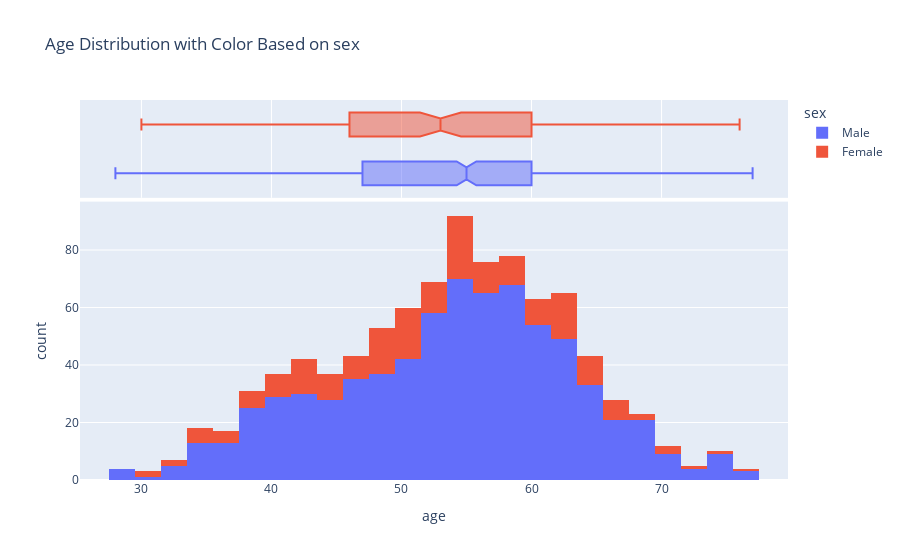

The cell this chart's notebook holds for it:
### Code cell
# Plot age distribution with color based on sex using plotly
fig = px.histogram(df, x='age', color='sex', marginal='box', title='Age Distribution with Color Based on sex')
fig.show()
# Print the Count of each age and the sex of the person at this age
age_sex_counts = df.groupby(['age', 'sex']).size().reset_index(name='count')
print(age_sex_counts)

### Figure 1 — Plotly figure (JSON) as saved in the notebook; plotly's stock layout.template omitted (floating-point values rounded to 4 significant figures; data arrays with more than 128 entries replaced by an {"elided": "..."} marker saying what was removed)
{"data": [{"alignmentgroup": "True", "bingroup": "x", "hovertemplate": "sex=Male<br>age=%{x}<br>count=%{y}<extra></extra>", "legendgroup": "Male", "marker": {"color": "#636efa", "pattern": {"shape": ""}}, "name": "Male", "offsetgroup": "Male", "orientation": "v", "showlegend": true, "type": "histogram", "x": {"elided": "726 int values"}, "xaxis": "x", "yaxis": "y"}, {"alignmentgroup": "True", "hovertemplate": "sex=Male<br>age=%{x}<extra></extra>", "legendgroup": "Male", "marker": {"color": "#636efa"}, "name": "Male", "notched": true, "offsetgroup": "Male", "showlegend": false, "type": "box", "x": {"elided": "726 int values"}, "xaxis": "x2", "yaxis": "y2"}, {"alignmentgroup": "True", "bingroup": "x", "hovertemplate": "sex=Female<br>age=%{x}<br>count=%{y}<extra></extra>", "legendgroup": "Female", "marker": {"color": "#EF553B", "pattern": {"shape": ""}}, "name": "Female", "offsetgroup": "Female", "orientation": "v", "showlegend": true, "type": "histogram", "x": {"elided": "194 int values"}, "xaxis": "x", "yaxis": "y"}, {"alignmentgroup": "True", "hovertemplate": "sex=Female<br>age=%{x}<extra></extra>", "legendgroup": "Female", "marker": {"color": "#EF553B"}, "name": "Female", "notched": true, "offsetgroup": "Female", "showlegend": false, "type": "box", "x": {"elided": "194 int values"}, "xaxis": "x2", "yaxis": "y2"}], "layout": {"barmode": "relative", "legend": {"title": {"text": "sex"}, "tracegroupgap": 0}, "title": {"text": "Age Distribution with Color Based on sex"}, "xaxis": {"anchor": "y", "domain": [0, 1], "title": {"text": "age"}}, "xaxis2": {"anchor": "y2", "domain": [0, 1], "matches": "x", "showgrid": true, "showticklabels": false}, "yaxis": {"anchor": "x", "domain": [0, 0.7326], "title": {"text": "count"}}, "yaxis2": {"anchor": "x2", "domain": [0.7426, 1], "matches": "y2", "showgrid": false, "showline": false, "showticklabels": false, "ticks": ""}}}
